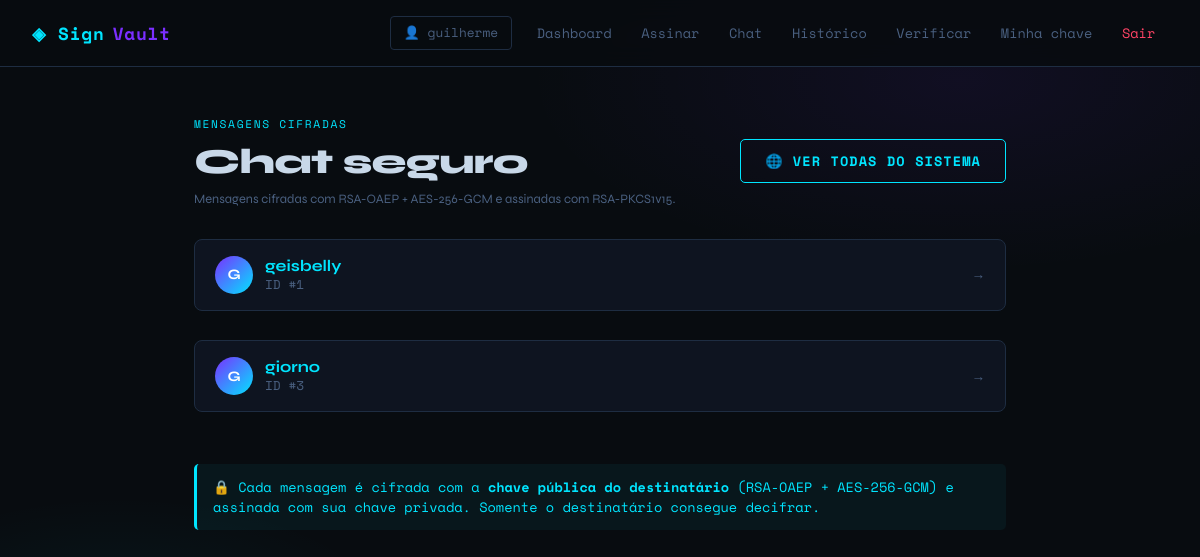
The app's page /chat (signed in) with its own data.
### tables this page shows
CREATE TABLE usuarios (
                id INTEGER PRIMARY KEY AUTOINCREMENT,
                nome TEXT UNIQUE NOT NULL,
                senha TEXT NOT NULL,
                criado_em TEXT NOT NULL
            );

### app.py (the view)
@app.route("/chat")
def chat_users():
    if not login_required():
        return redirect("/login")
    db = get_db()
    usuarios = db.execute(
        "SELECT id, nome FROM usuarios WHERE id != ? ORDER BY nome",
        (session["user_id"],)
    ).fetchall()
    nao_lidas = {}
    rows = db.execute("""
        SELECT remetente_id, COUNT(*) as total FROM mensagens
        WHERE destinatario_id = ? AND lida = 0
        GROUP BY remetente_id
    """, (session["user_id"],)).fetchall()
    for r in rows:
        nao_lidas[r["remetente_id"]] = r["total"]
    return render_template("chat_users.html", usuarios=usuarios, nao_lidas=nao_lidas)

### app.py (called while the page is built)
@app.teardown_appcontext
def close_connection(exception):
    db = getattr(g, "_database", None)
    if db is not None:
        db.close()

def login_required():
    return "user_id" in session

### database.py (called while the page is built)
def get_db():
    db = getattr(g, "_database", None)
    if db is None:
        db = g._database = sqlite3.connect(DATABASE)
        db.row_factory = sqlite3.Row
    return db

### templates/chat_users.html (shortened to what this page needs)
{% extends "base.html" %}
{% block content %}
<div class="flex-between" style="margin-bottom:2rem;">
    <div>
        <div class="tag">Mensagens cifradas</div>
        <h1>Chat seguro</h1>
        <p class="muted small">Mensagens cifradas com RSA-OAEP + AES-256-GCM e assinadas com RSA-PKCS1v15.</p>
    </div>
    <a href="/chat/admin/todas" class="btn btn-secondary">🌐 Ver todas do sistema</a>
</div>
{% if usuarios %}
<div style="display:flex; flex-direction:column; gap:0.6rem;">
    {% for u in usuarios %}
    <a href="/chat/{{ u.id }}" style="text-decoration:none;">
        <div class="card" style="display:flex; align-items:center; justify-content:space-between; padding:1rem 1.25rem; cursor:pointer;">
            <div class="flex" style="gap:0.75rem;">
                <div style="width:38px;height:38px;border-radius:50%;background:linear-gradient(135deg,var(--accent2),var(--accent));display:flex;align-items:center;justify-content:center;font-weight:700;font-size:0.9rem;color:#fff;flex-shrink:0;">
                    {{ u.nome[0].upper() }}
                </div>
                <div>
                    <div style="font-weight:700; font-family:var(--sans);">{{ u.nome }}</div>
                    <div class="muted small mono">ID #{{ u.id }}</div>
                </div>
            </div>
            <div class="flex" style="gap:0.75rem;">
                <span style="color:var(--muted); font-size:0.85rem;">→</span>
            </div>
        </div>
    </a>
    {% endfor %}
</div>
{% else %}
<div class="card" style="text-align:center; padding:3rem;">
    <p class="muted">Nenhum outro usuário cadastrado ainda.</p>
</div>
{% endif %}
<div class="alert alert-info" style="margin-top:2rem;">
    🔒 Cada mensagem é cifrada com a <strong>chave pública do destinatário</strong> (RSA-OAEP + AES-256-GCM) e assinada com sua chave privada. Somente o destinatário consegue decifrar.
</div>
{% endblock %}

### templates/base.html (style rules this page uses)
:root { --bg: #080c10; --surface: #0e1420; --border: #1e2d42; --accent: #00e5ff; --accent2: #7b2fff; --ok: #00e676; --danger: #ff1744; --text: #c8d8e8; --muted: #4a6080; --mono: 'Space Mono', monospace; --sans: 'Syne', sans-serif; }
* { box-sizing: border-box; margin: 0; padding: 0; }
body { background: var(--bg); color: var(--text); font-family: var(--sans); min-height: 100vh; background-image: radial-gradient(ellipse 60% 40% at 80% 10%, rgba(123,47,255,0.08) 0%, transparent 60%), radial-gradient(ellipse 40% 30% at 10% 80%, rgba(0,229,255,0.06) 0%, transparent 60%); }
h1, h2, h3 { font-family: var(--sans); font-weight: 800; letter-spacing: -0.02em; }
h1 { font-size: 2.2rem; margin-bottom: 0.5rem; }
.tag { font-family: var(--mono); font-size: 0.7rem; color: var(--accent); letter-spacing: 0.15em; text-transform: uppercase; margin-bottom: 0.5rem; }
.card { background: var(--surface); border: 1px solid var(--border); border-radius: 8px; padding: 1.5rem; margin-bottom: 1.25rem; transition: border-color 0.2s; }
button, .btn { font-family: var(--mono); font-size: 0.85rem; font-weight: 700; letter-spacing: 0.08em; text-transform: uppercase; padding: 0.7rem 1.5rem; border: none; border-radius: 5px; cursor: pointer; text-decoration: none; display: inline-block; transition: all 0.2s; }
.btn-secondary { background: transparent; color: var(--accent); border: 1px solid var(--accent); }
.alert { padding: 0.8rem 1rem; border-radius: 5px; font-family: var(--mono); font-size: 0.85rem; margin-bottom: 1rem; border-left: 3px solid; }
.alert-info { background: rgba(0,229,255,0.05); border-color: var(--accent); color: var(--accent); }
.mono { font-family: var(--mono); }
.muted { color: var(--muted); }
.small { font-size: 0.8rem; }
a { color: var(--accent); text-decoration: none; }
.flex { display: flex; align-items: center; gap: 0.75rem; }
.flex-between { display: flex; align-items: center; justify-content: space-between; }

### records on screen
usuarios: nome "G", nome "geisbelly", id "1"
usuarios: nome "G", nome "giorno", id "3"

### other values on screen
{{ session["user_nome"] }} "guilherme"
